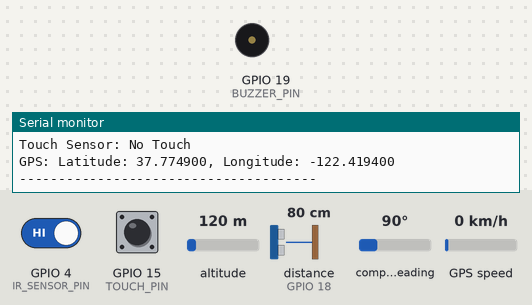
Simulated run of this sketch. Board: ESP32. Shown: buzzer (waves = sounding, pin HIGH), the last lines printed to the serial monitor. Wiring (inferred from the names in the program): ultrasonic range finder: trigger GPIO 5; echo GPIO 18. Inputs (shaded band) come from the test bench; at power-on: distance to the obstacle (sensor on GPIO 18) 80 cm, GPIO 4 (IR_SENSOR_PIN) HIGH, GPIO 15 (TOUCH_PIN) LOW, altitude 120 m, compass heading 90°, GPS speed 0 km/h. The echo pulse lasts 58.3 µs per cm; WiFi joins after 1.5 s; servers stay silent unless stated; the local clock reads 2024-03-15 10:24:30 at power-on unless the sketch sets it; the GPS gets a fix after 3 s at 37.7749, -122.4194 with 8 satellites; pins used as bus, display or sensor lines are not drawn.

Above: at 5.2 s.
5.3 s: distance to the obstacle (sensor on GPIO 18) set to 33 cm
6.8 s: distance to the obstacle (sensor on GPIO 18) set to 28 cm
At 7.5 s:
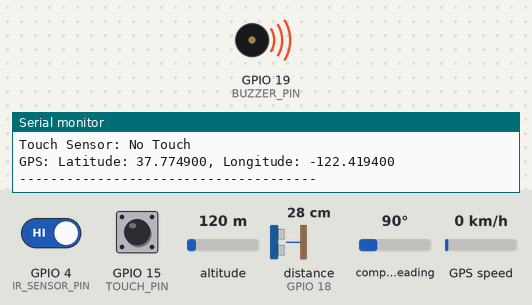
10.9 s: GPIO 4 (IR_SENSOR_PIN) driven LOW
At 12.2 s:
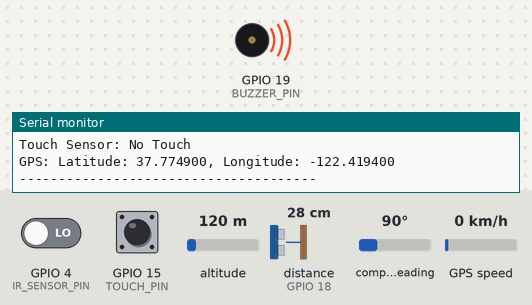
Timing chart, 0 to 13.9 s (numbered marks = the images above; inputs shaded):
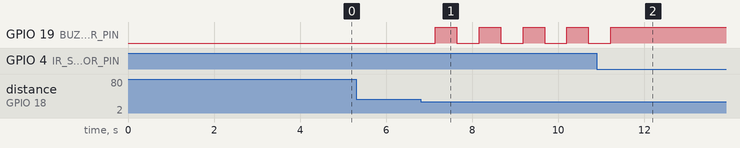

Measured:
- the behaviour switches between 31 and 30 cm on distance to the obstacle (sensor on GPIO 18) (found by bisection; images 0 and 1)
- after the input at 6.8 s, GPIO 19 (BUZZER_PIN): alternates HIGH for 0.50 s and LOW for 0.52 s, starting after 0.34 s
- after the input at 10.9 s, GPIO 19 (BUZZER_PIN): goes on until 11.2 s, then stays HIGH

The sketch:

configuration.ino
```cpp
//final frontend
#include <WiFi.h>
#include <WiFiClientSecure.h>
#include "time.h"
#include <TinyGPS++.h>
#include <HardwareSerial.h>
#include <WebServer.h>

// Define Web Server on port 80
WebServer server(80);


// WiFi Credentials
#define WIFI_SSID "Nitesh"
#define WIFI_PASSWORD "nitesh17"

// Sensor Pins
#define TRIG_PIN 5
#define ECHO_PIN 18
#define IR_SENSOR_PIN 4
#define TOUCH_PIN 15
#define BUZZER_PIN 19

// SMTP Credentials
#define SMTP_SERVER "smtp.gmail.com"
#define SMTP_PORT 465
#define SENDER_EMAIL "niteshvarman17@gmail.com"
#define SENDER_PASSWORD "jzki jmrh xelc nmnx"
#define RECIPIENT_EMAIL "royalbeast9966@gmail.com"

// GPS Setup
HardwareSerial gpsSerial(2);
TinyGPSPlus gps;

WiFiClientSecure client;

// NTP Server for IST
const char* ntpServer = "pool.ntp.org";
const long gmtOffset_sec = 19800;   // IST = GMT+5:30
const int daylightOffset_sec = 0;

void setup() {
    Serial.begin(115200);
    gpsSerial.begin(9600, SERIAL_8N1, 16, 17);  // GPS on UART2
    Serial.println("GPS Module initialized...");

    // WiFi connection
    WiFi.begin(WIFI_SSID, WIFI_PASSWORD);
    while (WiFi.status() != WL_CONNECTED) {
        delay(1000);
        Serial.println("Connecting to WiFi...");
    }
    Serial.println("✅ WiFi Connected!");

    // Show the IP Address for frontend access
    Serial.print("ESP32 IP Address: ");
    Serial.println(WiFi.localIP());  // This is the address to use in your frontend (browser)

    // Set NTP Time (IST)
    configTime(gmtOffset_sec, daylightOffset_sec, ntpServer);
    delay(2000); // Give time to sync NTP

    // Pin configuration
    pinMode(TRIG_PIN, OUTPUT);
    pinMode(ECHO_PIN, INPUT);
    pinMode(IR_SENSOR_PIN, INPUT);
    pinMode(TOUCH_PIN, INPUT);
    pinMode(BUZZER_PIN, OUTPUT);

    digitalWrite(BUZZER_PIN, LOW);  // Start with buzzer off
    server.on("/", handleRoot);   // Root page shows live sensor data
    server.begin();
    Serial.println("Web Server Started - Visit: http://" + WiFi.localIP().toString());

}

void handleRoot() {
    String html = R"rawliteral(
    <!DOCTYPE html>
    <html lang="en">
    <head>
        <title>Smart Blind Stick Dashboard</title>
        <meta http-equiv="refresh" content="2">
        <style>
            body {
                font-family: Arial, sans-serif;
                background-color: #f4f4f9;
                color: #333;
                margin: 0;
                padding: 0;
                display: flex;
                align-items: center;
                justify-content: center;
                height: 100vh;
            }
            .container {
                background-color: #fff;
                padding: 20px;
                box-shadow: 0 0 15px rgba(0, 0, 0, 0.2);
                border-radius: 12px;
                text-align: center;
                max-width: 500px;
                width: 90%;
            }
            h2 {
                color: #007BFF;
                margin-bottom: 15px;
            }
            table {
                width: 100%;
                margin-top: 10px;
                border-collapse: collapse;
            }
            table, th, td {
                border: 1px solid #ddd;
            }
            th, td {
                padding: 10px;
                text-align: center;
            }
            th {
                background-color: #007BFF;
                color: white;
            }
            .status-good {
                color: green;
                font-weight: bold;
            }
            .status-bad {
                color: red;
                font-weight: bold;
            }
            .footer {
                margin-top: 10px;
                font-size: 12px;
                color: #888;
            }
        </style>
    </head>
    <body>
        <div class='container'>
            <h2>Smart Blind Stick - Live Dashboard</h2>
            <p><strong>Current Time:</strong> )rawliteral" + getISTTimestamp() + R"rawliteral(</p>
            <table>
                <tr>
                    <th>Sensor</th>
                    <th>Status / Value</th>
                </tr>
                <tr>
                    <td>Ultrasonic Distance</td>
                    <td>)rawliteral" + String(getUltrasonicDistance()) + R"rawliteral( cm</td>
                </tr>
                <tr>
                    <td>IR Sensor</td>
                    <td class=")rawliteral" + (digitalRead(IR_SENSOR_PIN) == LOW ? "status-bad" : "status-good") + R"rawliteral(">
                        )rawliteral" + (digitalRead(IR_SENSOR_PIN) == LOW ? "Object Detected" : "No Object") + R"rawliteral(
                    </td>
                </tr>
                <tr>
                    <td>Touch Sensor</td>
                    <td class=")rawliteral" + (digitalRead(TOUCH_PIN) == HIGH ? "status-bad" : "status-good") + R"rawliteral(">
                        )rawliteral" + (digitalRead(TOUCH_PIN) == HIGH ? "TOUCHED!" : "No Touch") + R"rawliteral(
                    </td>
                </tr>
                <tr>
                    <td>GPS Location</td>
                    <td>)rawliteral" + getGPSLocation() + R"rawliteral(</td>
                </tr>
            </table>
            <div class='footer'>
                <p>Developed by <strong>Nitesh, Rushyanth, Hasmith</strong> | Powered by ESP32</p>
            </div>
        </div>
    </body>
    </html>
    )rawliteral";

    server.send(200, "text/html", html);
}


String getISTTimestamp() {
    struct tm timeinfo;
    if (!getLocalTime(&timeinfo)) {
        return "Time Unavailable";
    }
    char timeString[30];
    strftime(timeString, sizeof(timeString), "%Y-%m-%d %H:%M:%S", &timeinfo);
    return String(timeString);
}

String base64Encode(String input) {
    const char base64_table[] = "ABCDEFGHIJKLMNOPQRSTUVWXYZabcdefghijklmnopqrstuvwxyz0123456789+/";
    String encoded = "";
    int val = 0, valb = -6;
    for (char c : input) {
        val = (val << 8) + c;
        valb += 8;
        while (valb >= 0) {
            encoded += base64_table[(val >> valb) & 63];
            valb -= 6;
        }
    }
    if (valb > -6) encoded += base64_table[((val << 8) >> (valb + 8)) & 63];
    while (encoded.length() % 4) encoded += '=';
    return encoded;
}

String getGPSLocation() {
    while (gpsSerial.available()) {
        gps.encode(gpsSerial.read());
    }
    if (gps.location.isValid()) {
        return "Latitude: " + String(gps.location.lat(), 6) +
               ", Longitude: " + String(gps.location.lng(), 6);
    } else {
        return "Location: Unavailable";
    }
}

void sendEmailAlert() {
    client.setInsecure();

    if (!client.connect(SMTP_SERVER, SMTP_PORT)) {
        Serial.println("❌ Failed to connect to SMTP Server");
        return;
    }

    String timestamp = getISTTimestamp();
    String location = getGPSLocation();
    String message = "🚨 Emergency! A blind person needs immediate assistance.\n\n";
    message += "Time: " + timestamp + "\n";
    message += location + "\n\n";
    message += "Please respond immediately.";


    // SMTP Dialog
    client.println("EHLO ESP32");
    delay(500);
    client.println("AUTH LOGIN");
    delay(500);
    client.println(base64Encode(SENDER_EMAIL));
    delay(500);
    client.println(base64Encode(SENDER_PASSWORD));
    delay(500);
    client.println("MAIL FROM:<" + String(SENDER_EMAIL) + ">");
    delay(500);
    client.println("RCPT TO:<" + String(RECIPIENT_EMAIL) + ">");
    delay(500);
    client.println("DATA");
    delay(500);
    client.println("From: Smart Blind Stick <" + String(SENDER_EMAIL) + ">");
    client.println("To: <" + String(RECIPIENT_EMAIL) + ">");
    client.println("Subject: 🚨 Emergency Alert!");
    client.println("MIME-Version: 1.0");
    client.println("Content-Type: text/plain; charset=UTF-8");
    client.println();
    client.println(message);
    client.println(".");
    delay(500);
    client.println("QUIT");

    Serial.println("✅ Emergency Email Sent!");
}

float getUltrasonicDistance() {
    digitalWrite(TRIG_PIN, LOW);
    delayMicroseconds(2);
    digitalWrite(TRIG_PIN, HIGH);
    delayMicroseconds(10);
    digitalWrite(TRIG_PIN, LOW);
    long duration = pulseIn(ECHO_PIN, HIGH);
    return duration * 0.034 / 2;
}

void handleBuzzer(int objectDetected, float distance) {
    if (objectDetected) {
        // Continuous beep for IR detection
        digitalWrite(BUZZER_PIN, HIGH);
    } else if (distance <= 30 && distance > 0) {
        // Single beep for ultrasonic detection
        digitalWrite(BUZZER_PIN, HIGH);
        delay(500);
        digitalWrite(BUZZER_PIN, LOW);
    } else {
        // No object, buzzer off
        digitalWrite(BUZZER_PIN, LOW);
    }
}

void loop() {
    float distance = getUltrasonicDistance();
    int irReading = digitalRead(IR_SENSOR_PIN);
    int touchDetected = digitalRead(TOUCH_PIN);

    int objectDetected = (irReading == LOW);  // LOW = object detected (IR sensor)

    // Debug info
    Serial.printf("Time: %s\n", getISTTimestamp().c_str());
    Serial.printf("Distance: %.2f cm\n", distance);
    Serial.printf("IR Sensor: %s\n", objectDetected ? "Object Detected" : "No Object");
    Serial.printf("Touch Sensor: %s\n", touchDetected ? "TOUCHED!" : "No Touch");
    Serial.printf("GPS: %s\n", getGPSLocation().c_str());
    Serial.println("--------------------------------------");

    if (touchDetected) {
        Serial.println("⚠ Emergency Triggered! Sending Email...");
        sendEmailAlert();
        delay(5000);  // Avoid repeat emails if button stays pressed
    }

    handleBuzzer(objectDetected, distance);
    delay(500);
    server.handleClient();
 // Polling interval
}
```
